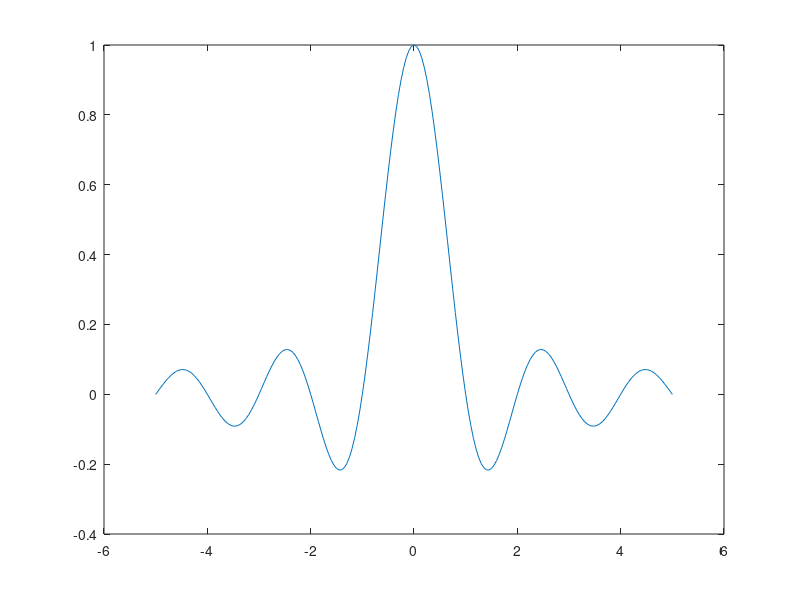
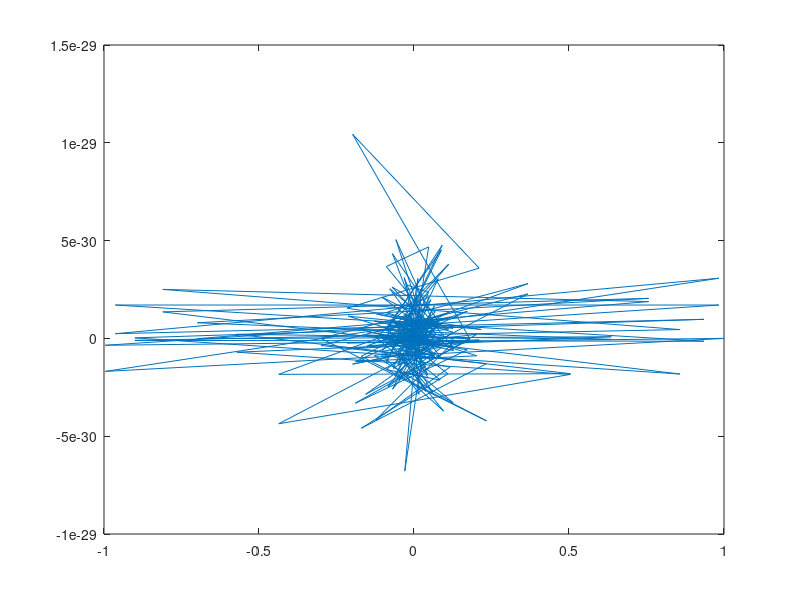
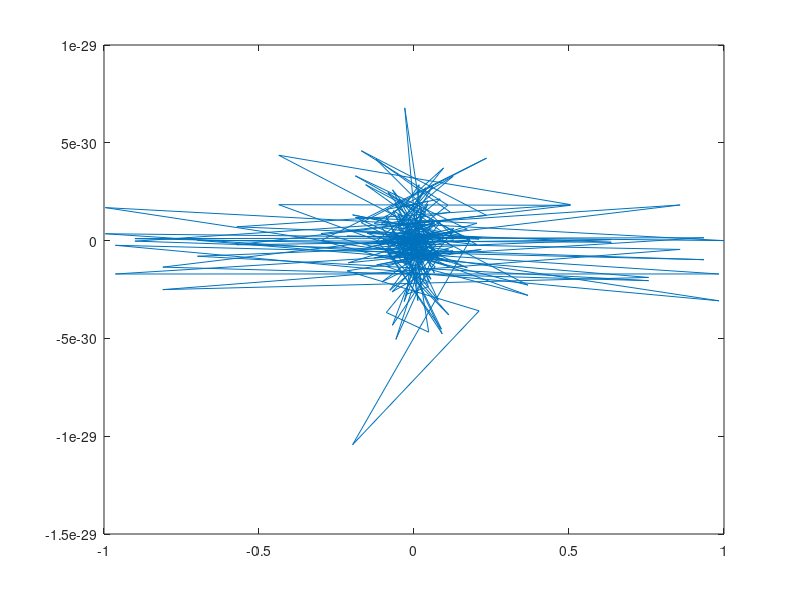
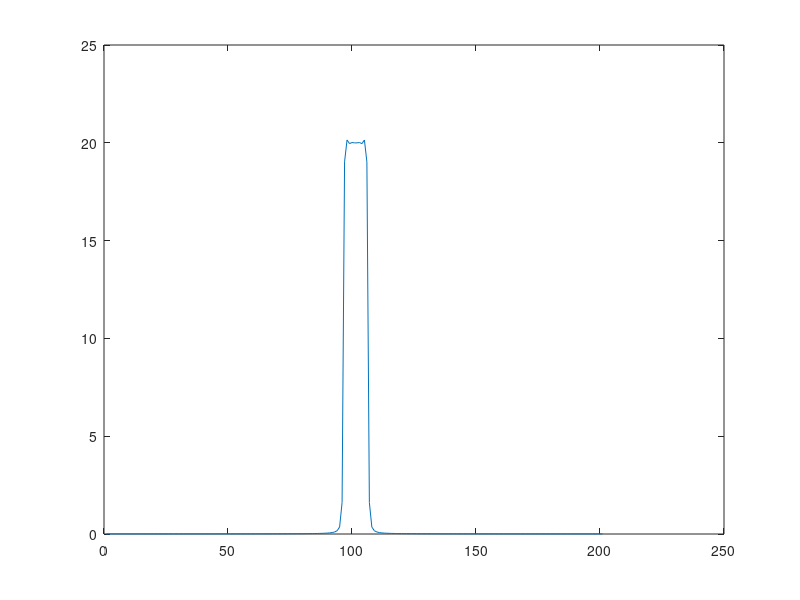

MATLAB code for these plots, in order: (Note: this script raises an error after producing the figures.)

f=20;
dt=1/f;
t=-5:dt:5;
the_sinc =sinc(t);
figure(1)
plot(t,the_sinc);
fc=10;

cosComp= the_sinc.*cos(2*pi*10*t);

dlt=zeros(1,length(t));
dlt(1,3430)=1;

shifted_sinc=cconv(dlt,the_sinc,length(the_sinc));

sinComp=shifted_sinc.*sin(2*pi*10*t);
s_lsb=cosComp+sinComp;
s_usb=cosComp-sinComp;
figure(2)
plot(s_usb)
figure(3)
plot(s_lsb)



%spectrum
frq_lower=fft(s_lsb);
frq_upper=fft(s_usb);
figure(4)
plot(abs(frq_lower))
figure(5)
plot(abs(frq_upper))


%demodulation
dm=s_lsb.*cos(2*pi*10*t);
%plot(dm)
 
dmbpf=4*bandpass(dm,[0.1 1],f);
figure(6)
plot(t,dmbpf)


%asynchronous
f1=fc+0.1;
f2=fc-0.1;

dm1=s_lsb.*cos(2*pi*f1*t);
dmbpf1=4*bandpass(dm1,[0.1 1],f);
figure(7)
plot(t,dmbpf1)

dm2=s_lsb.*cos(2*pi*f2*t);
dmbpf2=4*bandpass(dm2,[0.1 1],f);
figure(8)
plot(t,dmbpf2)


SSB_Signal_to_simin = horzcat(transpose(t),transpose(the_sinc));